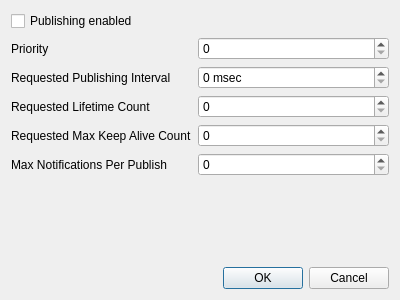
<?xml version="1.0" encoding="UTF-8"?>
<ui version="4.0">
 <class>DlgSubscriptionParameters</class>
 <widget class="QDialog" name="DlgSubscriptionParameters">
  <property name="geometry">
   <rect>
    <x>0</x>
    <y>0</y>
    <width>400</width>
    <height>300</height>
   </rect>
  </property>
  <property name="windowTitle">
   <string>Dialog</string>
  </property>
  <layout class="QVBoxLayout" name="verticalLayout">
   <item>
    <layout class="QFormLayout" name="formLayout">
     <item row="1" column="0">
      <widget class="QLabel" name="label">
       <property name="text">
        <string>Priority</string>
       </property>
      </widget>
     </item>
     <item row="1" column="1">
      <widget class="QSpinBox" name="edPriority">
       <property name="toolTip">
        <string>The priority setting defines the priority of the Subscription relative to the other Subscriptions created by the Client.
This allows the server to handle Subscriptions with higher priorities first in high-load scenarios.</string>
       </property>
      </widget>
     </item>
     <item row="0" column="0" colspan="2">
      <widget class="QCheckBox" name="chkPublishingEnabled">
       <property name="text">
        <string>Publishing enabled</string>
       </property>
      </widget>
     </item>
     <item row="2" column="0">
      <widget class="QLabel" name="label_2">
       <property name="text">
        <string>Requested Publishing Interval</string>
       </property>
      </widget>
     </item>
     <item row="2" column="1">
      <widget class="QSpinBox" name="edPublishInterval">
       <property name="suffix">
        <string> msec</string>
       </property>
       <property name="maximum">
        <number>999999</number>
       </property>
      </widget>
     </item>
     <item row="3" column="0">
      <widget class="QLabel" name="label_3">
       <property name="text">
        <string>Requested Lifetime Count</string>
       </property>
      </widget>
     </item>
     <item row="4" column="0">
      <widget class="QLabel" name="label_4">
       <property name="text">
        <string>Requested Max Keep Alive Count</string>
       </property>
      </widget>
     </item>
     <item row="5" column="0">
      <widget class="QLabel" name="label_5">
       <property name="text">
        <string>Max Notifications Per Publish</string>
       </property>
      </widget>
     </item>
     <item row="5" column="1">
      <widget class="QSpinBox" name="edMaxNotificationPerPublish">
       <property name="toolTip">
        <string>The maximum number of notifications per Publish is used to limit the size of
the notification message sent from the server to the client. The number of notifica-
tions is set by the client but the server can send fewer notifications in one message
if his limit is smaller than the client-side limit. If not all available notifications can
be sent with one notification message, another notification message is sent.
</string>
       </property>
       <property name="maximum">
        <number>999999</number>
       </property>
      </widget>
     </item>
     <item row="4" column="1">
      <widget class="QSpinBox" name="edKeepAliveCount">
       <property name="toolTip">
        <string>The keep-alive count defines how many times the Publish interval needs to expire
without having notifications available before the server sends an empty message to
the client indicating that the server is still alive but no notifications are available.
Both values are negotiated between the client and the server.
</string>
       </property>
       <property name="maximum">
        <number>999999</number>
       </property>
      </widget>
     </item>
     <item row="3" column="1">
      <widget class="QSpinBox" name="edLifetimeCount">
       <property name="toolTip">
        <string>The lifetime count defines how many times the Publish interval expires without
having a connection to the client to deliver data. If the server is not able to deliver
notification messages after this time, it deletes the Subscription to clear the resources. 
The lifetime count must be at minimum three times the keep-alive count.
Both values are negotiated between the client and the server.
</string>
       </property>
       <property name="maximum">
        <number>999999</number>
       </property>
      </widget>
     </item>
    </layout>
   </item>
   <item>
    <widget class="QDialogButtonBox" name="buttonBox">
     <property name="orientation">
      <enum>Qt::Horizontal</enum>
     </property>
     <property name="standardButtons">
      <set>QDialogButtonBox::Cancel|QDialogButtonBox::Ok</set>
     </property>
    </widget>
   </item>
  </layout>
 </widget>
 <resources/>
 <connections>
  <connection>
   <sender>buttonBox</sender>
   <signal>accepted()</signal>
   <receiver>DlgSubscriptionParameters</receiver>
   <slot>accept()</slot>
   <hints>
    <hint type="sourcelabel">
     <x>248</x>
     <y>254</y>
    </hint>
    <hint type="destinationlabel">
     <x>157</x>
     <y>274</y>
    </hint>
   </hints>
  </connection>
  <connection>
   <sender>buttonBox</sender>
   <signal>rejected()</signal>
   <receiver>DlgSubscriptionParameters</receiver>
   <slot>reject()</slot>
   <hints>
    <hint type="sourcelabel">
     <x>316</x>
     <y>260</y>
    </hint>
    <hint type="destinationlabel">
     <x>286</x>
     <y>274</y>
    </hint>
   </hints>
  </connection>
 </connections>
</ui>
